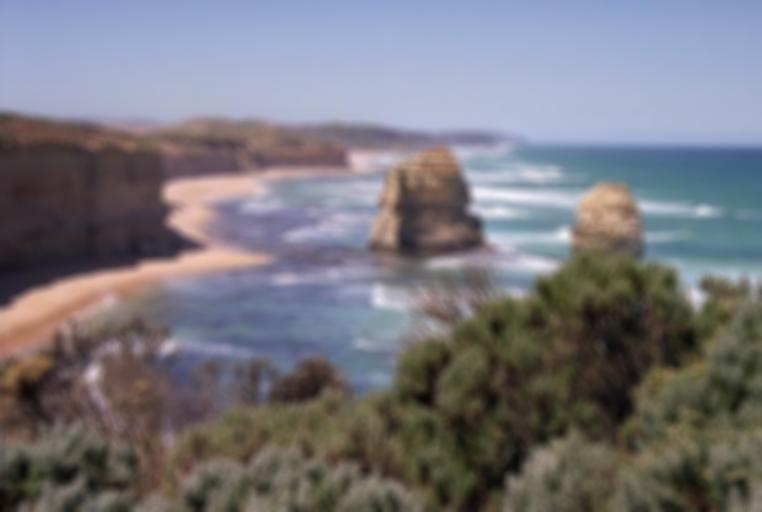
#> input picture De-Blur/image.jpg, 762 x 512 px
$ python HW3-discard.py
#> lines starting #> are read from the running program, lines starting #| are printed output that depends on the picture
import cv2
import matplotlib.pyplot as plt
import numpy as np

epsilon = 0.001


def show_img(imgs):
    for i in range(len(imgs)):
        plt.subplot(3, 3, i + 1)
        plt.imshow(imgs[i], cmap='gray')
    plt.show()


def get_radius(vec):
    vec_f = []
    for i in range(vec.shape[0]):
        vec_f[i:i] = [np.median(vec[i:i + 5])]
    radius = np.argmin(vec_f) - np.argmax(vec_f)
    print(abs(radius))
    return abs(radius)


def Gaussian2D(shape, miu_1, miu_2, sigma_1, sigma_2):
    PSF = np.zeros(shape)
    for i in range(shape[0]):
        for j in range(shape[1]):
            PSF[i, j] = np.exp(-0.5 * ((i - miu_1)**2 / sigma_1**2 +
                                       (j - miu_2)**2 / sigma_2**2))

    return PSF


if __name__ == '__main__':

    img = cv2.imread('./image.jpg')
#> img is the input picture: shape (512, 762, 3); mean B, G, R 124.2, 117.9, 119.1

    # parameter estimate
    b_img, g_img, r_img = cv2.split(img)
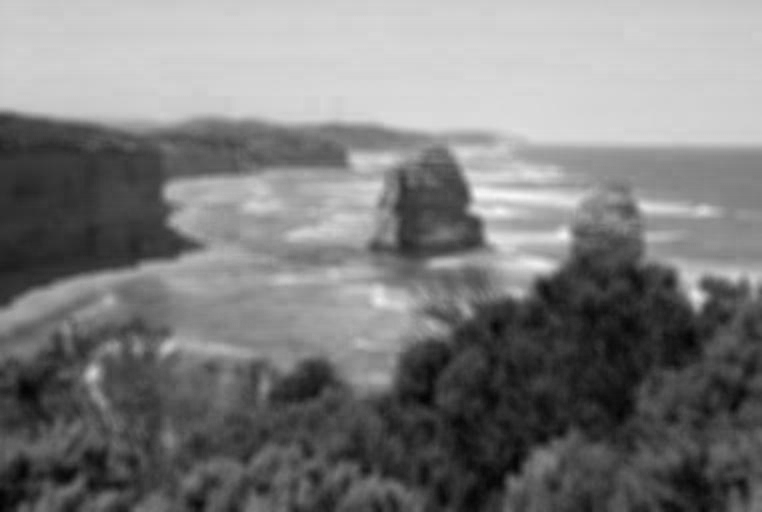
#> b_img: shape (512, 762); min 3, max 248, mean 124.2
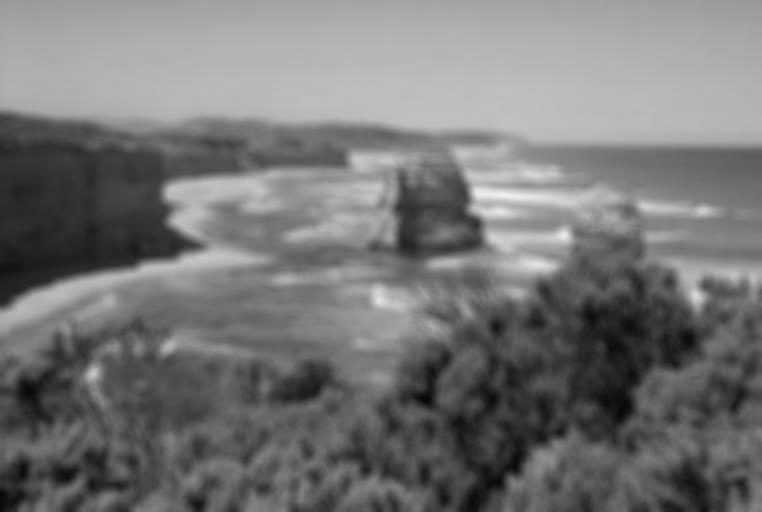
#> g_img: shape (512, 762); min 7, max 240, mean 117.9
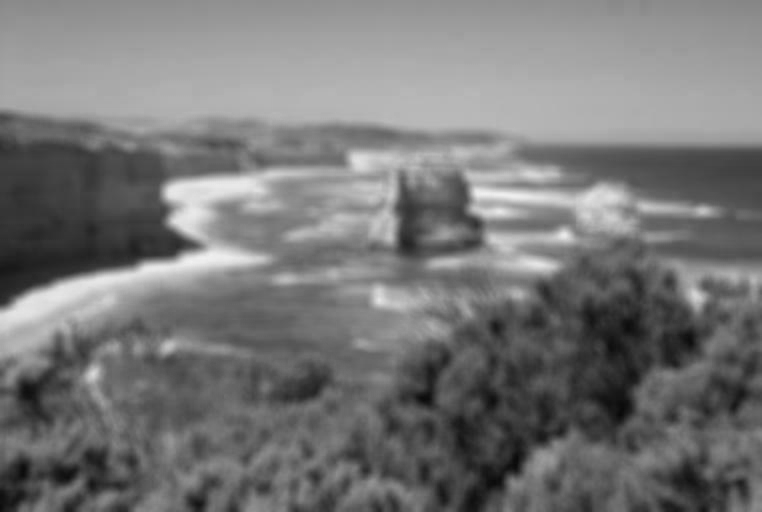
#> r_img: shape (512, 762); min 9, max 242, mean 119.1
    b_img_s = np.fft.fftshift(np.fft.fft2(b_img))

    b_lap = cv2.Laplacian(b_img, -1, ksize=1)
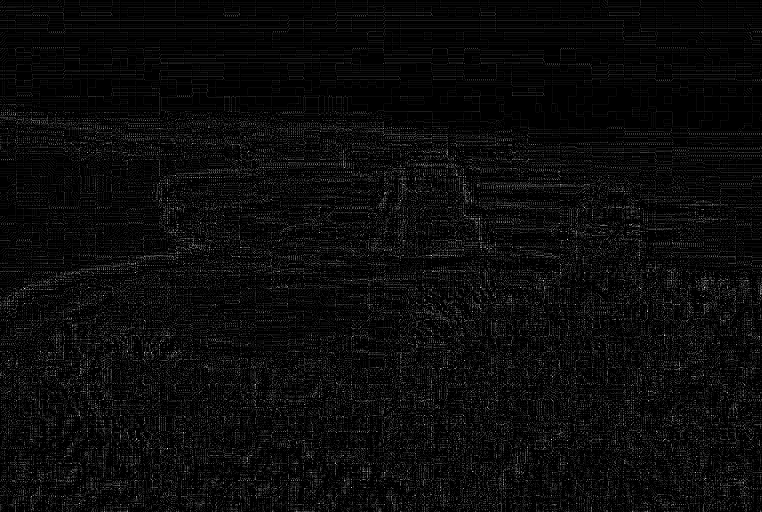
#> b_lap: shape (512, 762); min 0, max 25, mean 1.1; drawn with min black and max white
    b_lap_s = np.fft.fftshift(np.fft.fft2(b_lap))
    b_s_corr = np.abs(b_lap_s)**2

    vec_horizontal = b_s_corr[b_img.shape[0] // 2]
#> vec_horizontal = 762 values, max 1.78e+11 at index 381, min 13014.9 at index 501, mean 246585257
    r_horizontal = get_radius(vec_horizontal)
#> after the loop in get_radius, `for i in range(vec.shape[0]):`: vec_f = 762 values, max 144663315.4 at index 378, min 156612.7 at index 461, mean 4950661.8
#> in get_radius, `radius = np.argmin(vec_f) - np.argmax(vec_f)`: radius = 83
#| 83
#> r_horizontal = 83

    vec_vertical = b_s_corr[:, b_img.shape[1] // 2]
#> vec_vertical = 512 values, max 1.78e+11 at index 256, min 64483.7 at index 209, mean 415733445
    r_vertical = get_radius(vec_vertical)
#| 48
#> r_vertical = 48
    #plt.plot(np.log(vec_vertical))
    #plt.show()

    # get PSF

    print(b_img.shape)
#| (512, 762)
    miu_1 = b_img.shape[0] // 2
#> miu_1 = 256
    miu_2 = b_img.shape[1] // 2
#> miu_2 = 381
    sigma_1 = r_horizontal / 10
#> sigma_1 = 8.3
    sigma_2 = r_vertical / 5
#> sigma_2 = 9.6
    print(miu_1, miu_2, sigma_1, sigma_2)
#| 256 381 8.3 9.6
    PSF = Gaussian2D(b_img.shape, miu_1, miu_2, sigma_1, sigma_2)
#> after the loop in Gaussian2D, `for i in range(shape[0]):`:
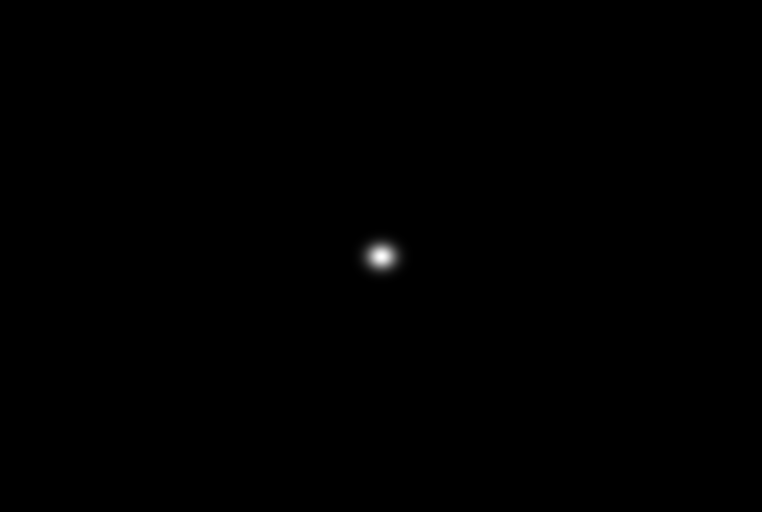
#> PSF: shape (512, 762) float64; min 0, max 1, mean 0.00128
    """
    PSF = np.zeros(tuple(list(b_img.shape) + [3]))
    center_point = (PSF.shape[1] // 2, PSF.shape[0] // 2)
    #cv2.circle(PSF, center_point, radius, (0, 0, 1), -1)
    axis = (r_horizontal, r_vertical)  #(8, 6)
    cv2.ellipse(PSF, center_point, axis, 0, 0, 360, (0, 0, 10), -1)
    PSF = cv2.split(PSF)[2]
    """

    PSF_s = np.fft.fftshift(np.fft.fft2(PSF))

    # deconvolution

    b_recover_s = np.conj(PSF_s) * b_img_s
    b_recover_s = b_recover_s / (b_img_s * b_img_s + epsilon)
    """
    b_recover_s = b_img_s / PSF_s
    """
    b_recover = np.abs(np.fft.ifft2(np.fft.fftshift(b_recover_s)))
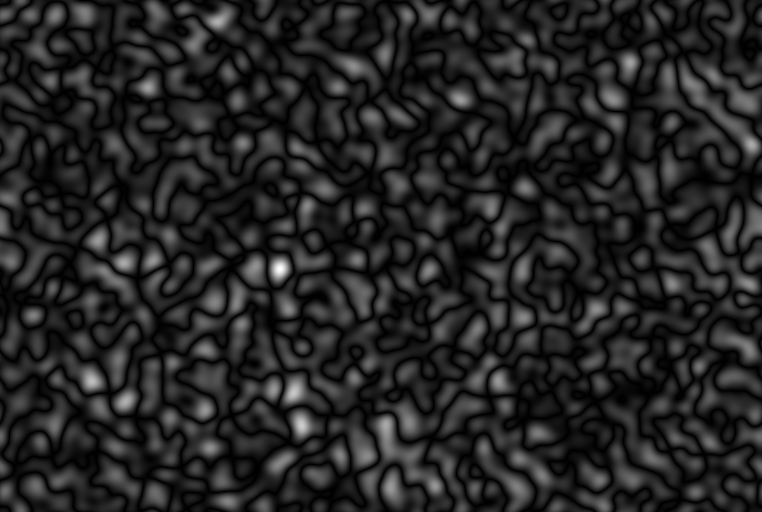
#> b_recover: shape (512, 762) float64; min 1.7e-13, max 1.93e-06, mean 2.84e-07; drawn with min black and max white
    plt.imshow(b_recover, cmap='gray')
    plt.show()

    imgs = [
        b_img,  #1
        np.log(np.abs(b_img_s)),  #2
        np.log(np.abs(b_lap_s)),  #3
        PSF,  #4
        np.log(np.abs(PSF_s)),  #5
        np.log(np.abs(b_recover_s)),  #6
        b_recover  #7
    ]

    show_img(imgs)
#> the loop in show_img, `for i in range(len(imgs)):` made 7 passes
#> in show_img, `plt.show()`:
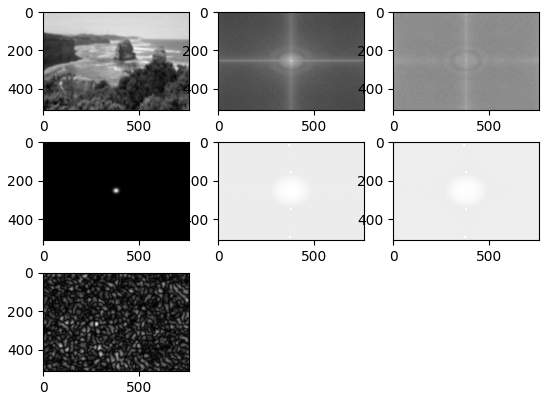
#> figure drawn by matplotlib, 7 panels

    pass
